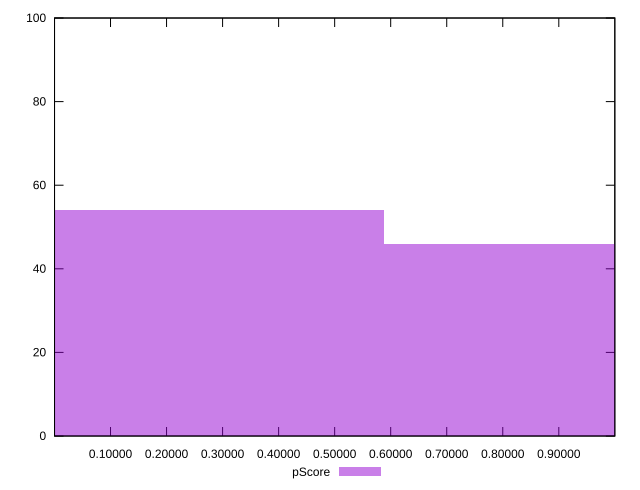

Here is the gnuplot script that generated this plot:
reset

$pScore <<EOF
0 54
1.1775395945388936 46
EOF

set key outside below
set boxwidth 1.1775395945388936
set xrange [0.00008452563145477932:0.9999754122368965]
set yrange [0:100]
set trange [0:100]
set style fill transparent solid 0.5 noborder
set terminal svg size 640, 490 enhanced background rgb 'white'
set output "reports/report_00028_2021-02-24T12-49-42.674Z/max-potential-fid/samples/agenda/pScore/histogram.svg"

plot $pScore title "pScore" with boxes

reset
